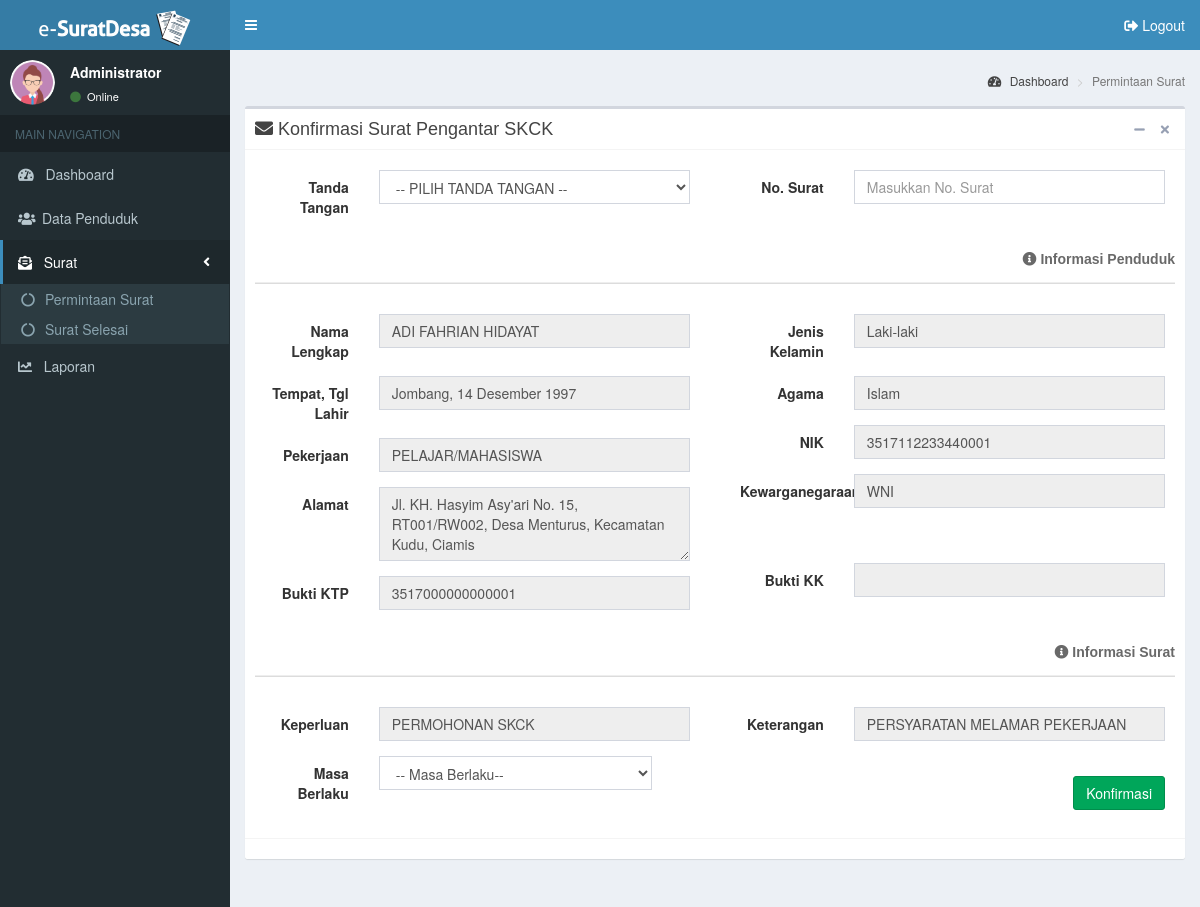
Screenshot of /admin/surat/permintaan_surat/konfirmasi/surat_pengantar_skck/index.php?id=5 (signed in) with the database file from the repository.
### tables this page shows
CREATE TABLE `surat_pengantar_skck` (
  `id_sps` int(11) NOT NULL,
  `jenis_surat` varchar(50) NOT NULL,
  `no_surat` varchar(20) DEFAULT NULL,
  `nik` varchar(20) NOT NULL,
  `bukti_ktp` varchar(30) DEFAULT NULL,
  `bukti_kk` varchar(30) DEFAULT NULL,
  `keperluan` varchar(50) NOT NULL,
  `keterangan` varchar(50) NOT NULL,
  `masa_berlaku` varchar(20) DEFAULT NULL,
  `tanggal_surat` datetime DEFAULT current_timestamp(),
  `id_pejabat_desa` int(11) DEFAULT NULL,
  `status_surat` varchar(15) NOT NULL,
  `id_profil_desa` int(11) DEFAULT NULL
);

CREATE TABLE `penduduk` (
  `id_penduduk` int(11) NOT NULL,
  `nik` varchar(20) NOT NULL,
  `nama` varchar(100) NOT NULL,
  `tempat_lahir` varchar(50) NOT NULL,
  `tgl_lahir` date NOT NULL,
  `jenis_kelamin` varchar(10) NOT NULL,
  `agama` varchar(15) NOT NULL,
  `jalan` varchar(100) NOT NULL,
  `dusun` varchar(50) NOT NULL,
  `rt` varchar(5) NOT NULL,
  `rw` varchar(5) NOT NULL,
  `desa` varchar(50) NOT NULL,
  `kecamatan` varchar(50) NOT NULL,
  `kabupaten` varchar(50) NOT NULL,
  `no_kk` varchar(20) NOT NULL,
  `pend_kk` varchar(20) NOT NULL,
  `pend_terakhir` varchar(20) NOT NULL,
  `pekerjaan` varchar(50) NOT NULL,
  `status_perkawinan` varchar(20) NOT NULL,
  `status_dlm_keluarga` varchar(20) NOT NULL,
  `kewarganegaraan` varchar(5) NOT NULL,
  `nama_ayah` varchar(50) NOT NULL,
  `nama_ibu` varchar(50) NOT NULL
);

### admin/surat/permintaan_surat/konfirmasi/surat_pengantar_skck/index.php (the view, shortened to what this page needs)
<?php
include('../../../../../config/koneksi.php');
include('../part/header.php');
$id = $_GET['id'];
$qCek = mysqli_query($connect, "SELECT penduduk.*, surat_pengantar_skck.* FROM penduduk LEFT JOIN surat_pengantar_skck ON surat_pengantar_skck.nik = penduduk.nik WHERE surat_pengantar_skck.id_sps='$id'");
while ($row = mysqli_fetch_array($qCek)) {
?>
  <aside class="main-sidebar">
    <section class="sidebar">
      <div class="user-panel">
        <div class="pull-left image">
          <?php
          if (isset($_SESSION['lvl']) && ($_SESSION['lvl'] == 'Administrator')) {
            echo '<img src="../../../../../assets/img/ava-admin-female.png" class="img-circle" alt="User Image">';
          } else if (isset($_SESSION['lvl']) && ($_SESSION['lvl'] == 'Kepala Desa')) {
            echo '<img src="../../../../../assets/img/ava-kades.png" class="img-circle" alt="User Image">';
          }
          ?>
        </div>
        <div class="pull-left info">
          <p><?php echo $_SESSION['lvl']; ?></p>
          <a href="#"><i class="fa fa-circle text-success"></i> Online</a>
        </div>
      </div>
      <ul class="sidebar-menu" data-widget="tree">
        <li class="header">MAIN NAVIGATION</li>
        <li>
          <a href="../../../../dashboard/">
            <i class="fas fa-tachometer-alt"></i> <span>&nbsp;&nbsp;Dashboard</span>
          </a>
        </li>
        <li>
          <a href="../../../../penduduk/">
            <i class="fa fa-users"></i><span>&nbsp;Data Penduduk</span>
          </a>
        </li>
        <li class="active treeview">
          <a href="#">
            <i class="fas fa-envelope-open-text"></i> <span>&nbsp;&nbsp;Surat</span>
            <span class="pull-right-container"><i class="fa fa-angle-left pull-right"></i></span>
          </a>
          <ul class="treeview-menu">
            <li>
              <a href="../../../permintaan_surat/">
                <i class="fa fa-circle-notch"></i> Permintaan Surat
              </a>
            </li>
            <li>
              <a href="../../../surat_selesai/"><i class="fa fa-circle-notch"></i> Surat Selesai
              </a>
            </li>
          </ul>
        </li>
        <li>
          <a href="../../../../laporan/">
            <i class="fas fa-chart-line"></i> <span>&nbsp;&nbsp;Laporan</span>
          </a>
        </li>
      </ul>
    </section>
  </aside>
  <div class="content-wrapper">
    <section class="content-header">
      <h1>&nbsp;</h1>
      <ol class="breadcrumb">
        <li><a href="../../../../dashboard/"><i class="fa fa-tachometer-alt"></i> Dashboard</a></li>
        <li class="active">Permintaan Surat</li>
      </ol>
    </section>
    <section class="content">
      <div class="row">
        <div class="col-md-12">
          <div class="box box-default">
            <div class="box-header with-border">
              <h2 class="box-title"><i class="fas fa-envelope"></i> Konfirmasi Surat Pengantar SKCK</h2>
              <div class="box-tools pull-right">
                <button type="button" class="btn btn-box-tool" data-widget="collapse"><i class="fa fa-minus"></i></button>
                <button type="button" class="btn btn-box-tool" data-widget="remove"><i class="fa fa-remove"></i></button>
              </div>
            </div>
            <div class="box-body">
              <form class="form-horizontal" method="post" action="update-konfirmasi.php">
                <div class="row">
                  <div class="col-md-6">
                    <div class="box-body">
                      <div class="form-group">
                        <label class="col-sm-3 control-label">Tanda Tangan</label>
                        <div class="col-sm-9">
                          <select name="ft_tangan" class="form-control" style="text-transform: uppercase;" required>
                            <option value="">-- Pilih Tanda Tangan --</option>
                          </select>
                        </div>
                      </div>
                    </div>
                  </div>
                  <div class="col-md-6">
                    <div class="box-body">
                      <div class="form-group">
                        <label class="col-sm-3 control-label">No. Surat</label>
                        <div class="col-sm-9">
                          <input type="text" name="fno_surat" value="<?php echo $row['no_surat']; ?>" class="form-control" placeholder="Masukkan No. Surat" required>
                        </div>
                      </div>
                    </div>
                  </div>
                </div>
                <h5 class="box-title pull-right" style="color: #696969;"><i class="fas fa-info-circle"></i> <b>Informasi Penduduk</b></h5>
                <br>
                <hr style="border-bottom: 1px solid #DCDCDC;">
                <div class="row">
                  <div class="col-md-6">
                    <div class="box-body">
                      <div class="form-group">
                        <label class="col-sm-3 control-label">Nama Lengkap</label>
                        <div class="col-sm-9">
                          <input type="text" name="fnama" style="text-transform: uppercase;" value="<?php echo $row['nama']; ?>" class="form-control" readonly>
                        </div>
                      </div>
                      <?php
                      $tgl_lhr = date($row['tgl_lahir']);
                      $tgl = date('d ', strtotime($tgl_lhr));
                      $bln = date('F', strtotime($tgl_lhr));
                      $thn = date(' Y', strtotime($tgl_lhr));
                      $blnIndo = array(
                        'January' => 'Januari',
                        'February' => 'Februari',
                        'March' => 'Maret',
                        'April' => 'April',
                        'May' => 'Mei',
                        'June' => 'Juni',
                        'July' => 'Juli',
                        'August' => 'Agustus',
                        'September' => 'September',
                        'October' => 'Oktober',
                        'November' => 'November',
                        'December' => 'Desember'
                      );
                      ?>
                      <div class="form-group">
                        <label class="col-sm-3 control-label">Tempat, Tgl Lahir</label>
                        <div class="col-sm-9">
                          <input type="text" name="ft_lahir" style="text-transform: capitalize;" value="<?php echo $row['tempat_lahir'] . ", " . $tgl . $blnIndo[$bln] . $thn; ?>" class="form-control" readonly>
                        </div>
                      </div>
                      <div class="form-group">
                        <label class="col-sm-3 control-label">Pekerjaan</label>
                        <div class="col-sm-9">
                          <input type="text" name="fpekerjaan" style="text-transform: capitalize;" value="<?php echo $row['pekerjaan']; ?>" class="form-control" readonly>
                        </div>
                      </div>
                      <div class="form-group">
                        <label class="col-sm-3 control-label">Alamat</label>
                        <div class="col-sm-9">
                          <textarea rows="3" name="falamat" class="form-control" style="text-transform: capitalize;" readonly><?php echo $row['jalan'] . ", RT" . $row['rt'] . "/RW" . $row['rw'] . ", Desa " . $row['desa'] . ", Kecamatan " . $row['kecamatan'] . ", " . $row['kabupaten']; ?></textarea>
                        </div>
                      </div>
                      <div class="form-group">
                        <label class="col-sm-3 control-label">Bukti KTP</label>
                        <div class="col-sm-9">
                          <input type="text" name="fbukti_ktp" style="text-transform: uppercase;" value="<?php echo $row['bukti_ktp']; ?>" class="form-control" readonly>
                        </div>
                      </div>
                    </div>
                  </div>
                  <div class="col-md-6">
                    <div class="box-body">
                      <div class="form-group">
                        <label class="col-sm-3 control-label">Jenis Kelamin</label>
                        <div class="col-sm-9">
                          <input type="text" name="fj_kelamin" value="<?php echo $row['jenis_kelamin']; ?>" class="form-control" readonly>
                        </div>
                      </div>
                      <div class="form-group">
                        <label class="col-sm-3 control-label">Agama</label>
                        <div class="col-sm-9">
                          <input type="text" name="fagama" style="text-transform: capitalize;" value="<?php echo $row['agama']; ?>" class="form-control" readonly>
                        </div>
                      </div>
                      <div class="form-group">
                        <label class="col-sm-3 control-label">NIK</label>
                        <div class="col-sm-9">
                          <input type="text" name="fnik" value="<?php echo $row['nik']; ?>" class="form-control" readonly>
                        </div>
                      </div>
                      <div class="form-group">
                        <label class="col-sm-3 control-label">Kewarganegaraan</label>
                        <div class="col-sm-9">
                          <input type="text" name="fkewarganegaraan" style="text-transform: uppercase;" value="<?php echo $row['kewarganegaraan']; ?>" class="form-control" readonly>
                        </div>
                      </div>
                      <br><br>
                      <div class="form-group">
                        <label class="col-sm-3 control-label">Bukti KK</label>
                        <div class="col-sm-9">
                          <input type="text" name="fbukti_kk" style="text-transform: uppercase;" value="<?php echo $row['bukti_kk']; ?>" class="form-control" readonly>
                        </div>
                      </div>
                    </div>
                  </div>
                </div>
                <h5 class="box-title pull-right" style="color: #696969;"><i class="fas fa-info-circle"></i> <b>Informasi Surat</b></h5>
                <br>
                <hr style="border-bottom: 1px solid #DCDCDC;">
                <div class="row">
                  <div class="col-md-6">
                    <div class="box-body">
                      <div class="form-group">
                        <label class="col-sm-3 control-label">Keperluan</label>
                        <div class="col-sm-9">
                          <input type="text" name="fkeperluan" style="text-transform: uppercase;" value="<?php echo $row['keperluan']; ?>" class="form-control" readonly>
                        </div>
                      </div>
                      <div class="form-group">
                        <label class="col-sm-3 control-label">Masa Berlaku</label>
                        <div class="col-sm-8">
                          <select name="fmasa_berlaku" class="form-control" required>
                            <option value="">-- Masa Berlaku--</option>
                          </select>
                        </div>
                      </div>
                    </div>
                  </div>
                  <div class="col-md-6">
                    <div class="box-body">
                      <div class="form-group">
                        <label class="col-sm-3 control-label">Keterangan</label>
                        <div class="col-sm-9">
                          <input type="text" name="fketerangan" style="text-transform: uppercase;" value="<?php echo $row['keterangan']; ?>" class="form-control" readonly>
                        </div>
                      </div>
                    </div>
                    <div class="box-body pull-right">
                      <input type="submit" name="submit" class="btn btn-success" value="Konfirmasi">
                    </div>
                  </div>
                </div>
              </form>
            </div>
            <div class="box-footer">
            </div>
          </div>
        </div>
      </div>
    </section>
  </div>
<?php
}
include('../part/footer.php');
?>

### rows the page displays
surat_pengantar_skck: fnama "Adi Fahrian Hidayat", ft_lahir "jombang, 14 Desember 1997", fpekerjaan "PELAJAR/MAHASISWA", falamat "jl. KH. hasyim asy'ari no. 15, RT001/RW002, Desa menturus, Kecamatan kudu, Ciamis", fbukti_ktp "3517000000000001", fj_kelamin "Laki-laki", fagama "Islam", fnik "3517112233440001", fkewarganegaraan "WNI", fkeperluan "Permohonan SKCK", fketerangan "Persyaratan Melamar Pekerjaan"
